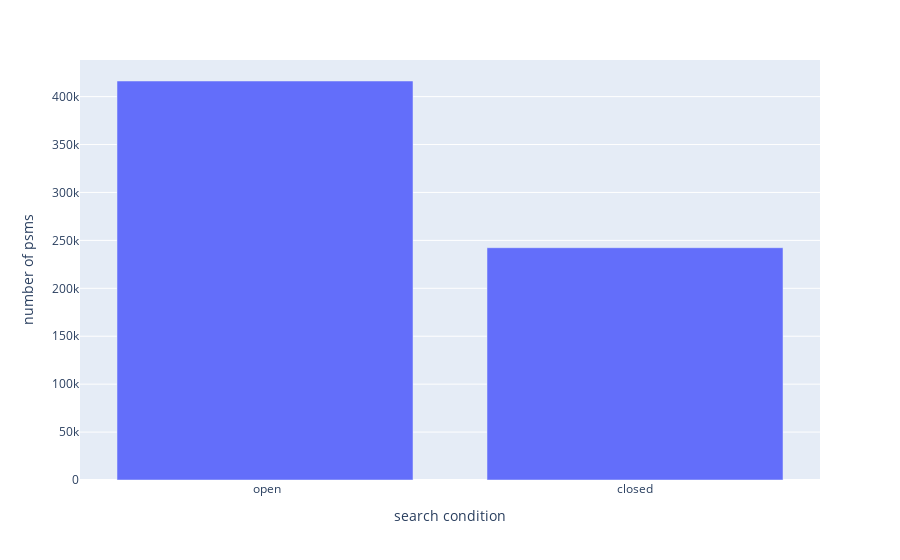

Notebook source saved alongside this figure:
### Code cell
# Let's check the the number of psms for the open search versus the closed search
fig = px.bar(
    y=[return_search_metrics(ionbot)[level], return_search_metrics(ionbot_c)[level]], 
    x=[" open", "closed"],
    labels={
    "y": f"number of {level_dict[level]}",
    "x": "search condition",
    }
)
fig

### Figure 1 — Plotly figure (JSON) as saved in the notebook; plotly's stock layout.template omitted (floating-point values rounded to 4 significant figures)
{"data": [{"alignmentgroup": "True", "hovertemplate": "search condition=%{x}<br>number of psms=%{y}<extra></extra>", "legendgroup": "", "marker": {"color": "#636efa", "pattern": {"shape": ""}}, "name": "", "offsetgroup": "", "orientation": "v", "showlegend": false, "textposition": "auto", "type": "bar", "x": [" open", "closed"], "xaxis": "x", "y": [416279, 242351], "yaxis": "y"}], "layout": {"barmode": "relative", "legend": {"tracegroupgap": 0}, "margin": {"t": 60}, "xaxis": {"anchor": "y", "domain": [0, 1], "title": {"text": "search condition"}}, "yaxis": {"anchor": "x", "domain": [0, 1], "title": {"text": "number of psms"}}}}
